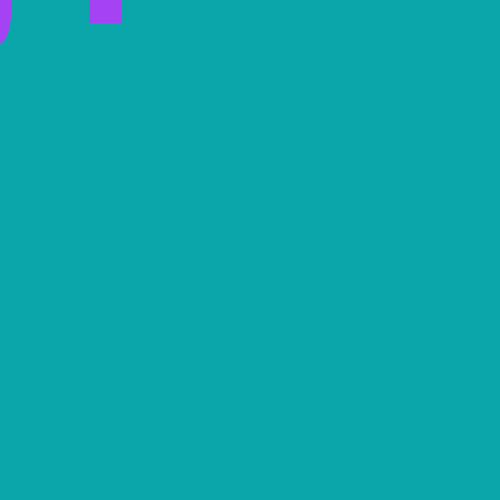
Frame 1 (no input)
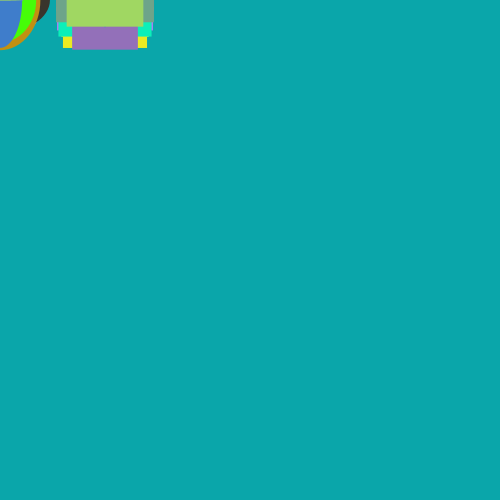
Frame 60 (the mouse pressed at the canvas centre just before this capture)
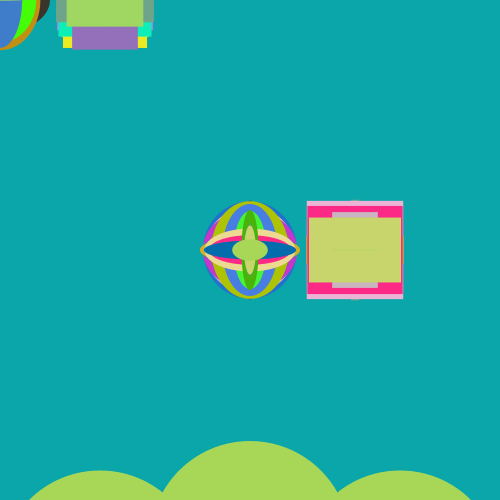
Frame 120 (the mouse held since frame 60 and released just before this capture)

The Processing sketch that drew these frames (run headless with seeded random() and noise(); from frame 60 on, the mouse is pressed at the canvas centre):

// Processing sketch: processing_106997
// ── processing_106997.pde

float y = 600, Y = 600;

void setup() {
  size(500,500);
  background(#0AA6AA);
  smooth();
  frameRate(120);
  noCursor();
  noStroke();
}

void draw() {
  fill(random(256),random(256),random(256));
  ellipse(mouseX,mouseY,random(101),random(101));
  rectMode(CENTER);
  rect(mouseX+105,mouseY,random(101),random(101));
  
  if (mousePressed) {
    ellipse(250,Y, 200,200);
    Y --;
    ellipse(100,y, 200,200);
    ellipse(400,y, 200,200);
    y -= 0.5;  
  }
  if (keyPressed) {
    background(random(256),random(256),random(256));
  }
}
